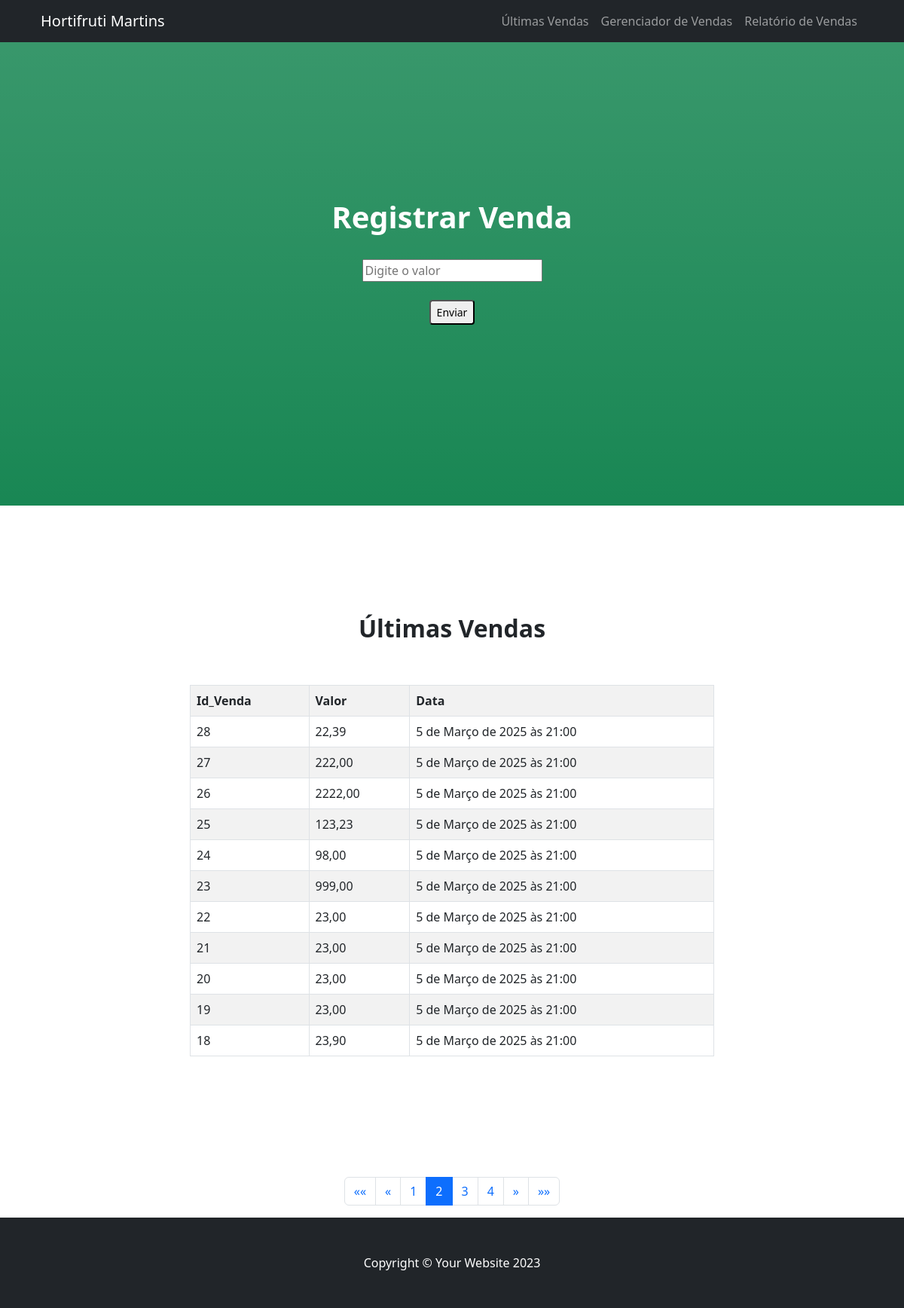
Screenshot of /?page=2 with the database file from the repository.
### hortifruti/models.py (models this page shows)
class VendasModel(models.Model):
    id_venda = models.AutoField(primary_key=True)
    valor = models.DecimalField(max_digits=10, decimal_places=2)
    data = models.DateTimeField(auto_now_add=True)

### hortifruti/views.py (the view)
# urls.py: path('', views.index, name='index'),
def index(request):
    context = repository.listarUltimasVendas(request)
    return render(request, 'index.html', context)

### hortifruti/repository.py (called while the page is built)
  def listarUltimasVendas(self, request):
        lista_vendas = VendasModel.objects.all().order_by('-id_venda')  # Ordena por ID decrescente
        paginator = Paginator(lista_vendas, 11)  # Você pode ajustar o número de itens por página
        page_number = request.GET.get('page')
        page_obj = paginator.get_page(page_number)
        context = {
            'vendas': page_obj,
            'paginator': paginator,
            'is_paginated': True,
        }
        return context

### hortifruti/templates/index.html (shortened to what this page needs)
{% load static %}
<!DOCTYPE html>
<html lang="pt-BR">
    <head>
        <link href={% static 'css/styles.css' %} rel="stylesheet" />
    </head>
    <body id="page-top">
        <nav class="navbar navbar-expand-lg navbar-dark bg-dark fixed-top" id="mainNav">
            <div class="container px-4">
                <a class="navbar-brand" href="#page-top">Hortifruti Martins</a>
                <div class="collapse navbar-collapse" id="navbarResponsive">
                    <ul class="navbar-nav ms-auto">
                        <li class="nav-item"><a class="nav-link" href="#about">Últimas Vendas</a></li>
                        <li class="nav-item"><a class="nav-link" href="{% url 'gerenciador_Page'%}">Gerenciador de Vendas</a></li>
                        <li class="nav-item"><a class="nav-link" href="{% url 'relatorio_Page'%}">Relatório de Vendas</a></li>
                    </ul>
                </div>
            </div>
        </nav>
        <header class=" bg-success bg-gradient text-white" style="padding: 20% 0;">
            <form action="{% url 'registrar_vendas'%}" method="post">
             <div class="container px-4 text-center">
                <br>
                <h1 class="fw-bolder text-center">Registrar Venda</h1>
                <br>
                <input name="valor" type="number" step="0.01" min="0" placeholder="Digite o valor" required>
                <br>
                <br>
                <button class="form-control-sm" href>Enviar</button>
             </div>
            </form>
        </header>
        <section id="about">
            <div class="container px-4">
                <div class="row gx-4 justify-content-center">
                    <div class="col-lg-8">
                        <h2 class="text-center"><strong>Últimas Vendas</strong></h2>
                        <br>
                        <br>
                        <div class="container">
                            <table class="table table-bordered table-striped">
                                <tr>
                                    <th>Id_Venda</th>
                                    <th>Valor</th>
                                    <th>Data</th>
                                </tr>
                                {% for venda in vendas %}
                                <tr>
                                    <td>{{venda.id_venda}}</td>
                                    <td>{{venda.valor}}</td>
                                    <td>{{venda.data}}</td>
                                </tr>
                                {%endfor%}
                            </table>
                        </div>
                    </div>
                </div>
            </div>
        </section>
        {% if is_paginated %}
<nav aria-label="Navegação de páginas">
    <ul class="pagination justify-content-center">
        {% if vendas.has_previous %}
            <li class="page-item">
                <a class="page-link" href="?page=1" aria-label="Primeira">
                    <span aria-hidden="true">&laquo;&laquo;</span>
                </a>
            </li>
            <li class="page-item">
                <a class="page-link" href="?page={{ vendas.previous_page_number }}" aria-label="Anterior">
                    <span aria-hidden="true">&laquo;</span>
                </a>
            </li>
        {% endif %}
        {% for num in vendas.paginator.page_range %}
            {% if vendas.number == num %}
                <li class="page-item active"><a class="page-link" href="?page={{ num }}">{{ num }}</a></li>
            {% elif num > vendas.number|add:'-3' and num < vendas.number|add:'3' %}
                <li class="page-item"><a class="page-link" href="?page={{ num }}">{{ num }}</a></li>
            {% endif %}
        {% endfor %}
        {% if vendas.has_next %}
            <li class="page-item">
                <a class="page-link" href="?page={{ vendas.next_page_number }}" aria-label="Próxima">
                    <span aria-hidden="true">&raquo;</span>
                </a>
            </li>
            <li class="page-item">
                <a class="page-link" href="?page={{ vendas.paginator.num_pages }}" aria-label="Última">
                    <span aria-hidden="true">&raquo;&raquo;</span>
                </a>
            </li>
        {% endif %}
    </ul>
</nav>
{% endif %}
        <footer class="py-5 bg-dark">
            <div class="container px-4"><p class="m-0 text-center text-white">Copyright &copy; Your Website 2023</p></div>
        </footer>
    </body>
</html>

### rows the page displays
VendasModel: id_venda "28", valor "22,39", data "5 de Março de 2025 às 21:00"
VendasModel: id_venda "27", valor "222,00", data "5 de Março de 2025 às 21:00"
VendasModel: id_venda "26", valor "2222,00", data "5 de Março de 2025 às 21:00"
VendasModel: id_venda "25", valor "123,23", data "5 de Março de 2025 às 21:00"
VendasModel: id_venda "24", valor "98,00", data "5 de Março de 2025 às 21:00"
VendasModel: id_venda "23", valor "999,00", data "5 de Março de 2025 às 21:00"
VendasModel: id_venda "22", valor "23,00", data "5 de Março de 2025 às 21:00"
VendasModel: id_venda "21", valor "23,00", data "5 de Março de 2025 às 21:00"
VendasModel: id_venda "20", valor "23,00", data "5 de Março de 2025 às 21:00"
VendasModel: id_venda "19", valor "23,00", data "5 de Março de 2025 às 21:00"
VendasModel: id_venda "18", valor "23,90", data "5 de Março de 2025 às 21:00"

### other values shown
{{ num }} "1" "3" "4"
{{ num }} "2"
